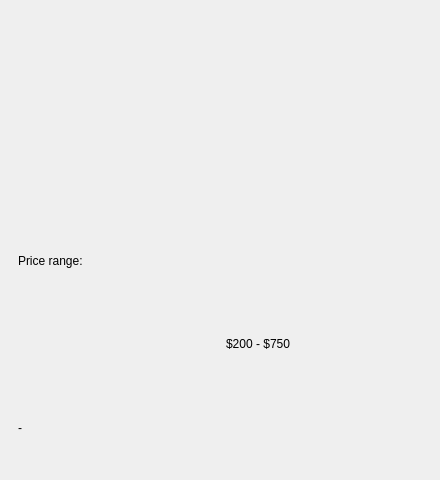
<?xml version="1.0" encoding="UTF-8"?>
<ui version="4.0">
 <class>MainWindow</class>
 <widget class="QMainWindow" name="MainWindow">
  <property name="geometry">
   <rect>
    <x>0</x>
    <y>0</y>
    <width>440</width>
    <height>480</height>
   </rect>
  </property>
  <property name="windowTitle">
   <string>Empty state / Dropzone / Range</string>
  </property>
  <widget class="QWidget" name="centralwidget">
   <layout class="QVBoxLayout" name="mainLayout">
    <property name="spacing">
     <number>14</number>
    </property>
    <property name="leftMargin">
     <number>18</number>
    </property>
    <property name="topMargin">
     <number>18</number>
    </property>
    <property name="rightMargin">
     <number>18</number>
    </property>
    <property name="bottomMargin">
     <number>18</number>
    </property>
    <item>
     <widget class="QCustomEmptyState" name="emptyState"/>
    </item>
    <item>
     <widget class="QCustomFileDropZone" name="dropZone">
      <property name="minimumSize">
       <size>
        <width>0</width>
        <height>110</height>
       </size>
      </property>
     </widget>
    </item>
    <item>
     <widget class="QLabel" name="rangeCaption">
      <property name="text">
       <string>Price range:</string>
      </property>
     </widget>
    </item>
    <item>
     <layout class="QHBoxLayout" name="rangeRow">
      <property name="spacing">
       <number>12</number>
      </property>
      <item>
       <widget class="QCustomRangeSlider" name="priceRange">
        <property name="minimum" stdset="0">
         <number>0</number>
        </property>
        <property name="maximum" stdset="0">
         <number>1000</number>
        </property>
        <property name="upperValue" stdset="0">
         <number>750</number>
        </property>
        <property name="lowerValue" stdset="0">
         <number>200</number>
        </property>
       </widget>
      </item>
      <item>
       <widget class="QLabel" name="rangeValue">
        <property name="text">
         <string>$200 - $750</string>
        </property>
       </widget>
      </item>
     </layout>
    </item>
    <item>
     <widget class="QLabel" name="statusLabel">
      <property name="text">
       <string>-</string>
      </property>
     </widget>
    </item>
   </layout>
  </widget>
 </widget>
 <customwidgets>
  <customwidget>
   <class>QCustomEmptyState</class>
   <extends>QWidget</extends>
   <header location="global">Custom_Widgets.QCustomEmptyState.h</header>
  </customwidget>
  <customwidget>
   <class>QCustomFileDropZone</class>
   <extends>QWidget</extends>
   <header location="global">Custom_Widgets.QCustomFileDropZone.h</header>
  </customwidget>
  <customwidget>
   <class>QCustomRangeSlider</class>
   <extends>QWidget</extends>
   <header location="global">Custom_Widgets.QCustomRangeSlider.h</header>
  </customwidget>
 </customwidgets>
 <resources/>
 <connections/>
</ui>
